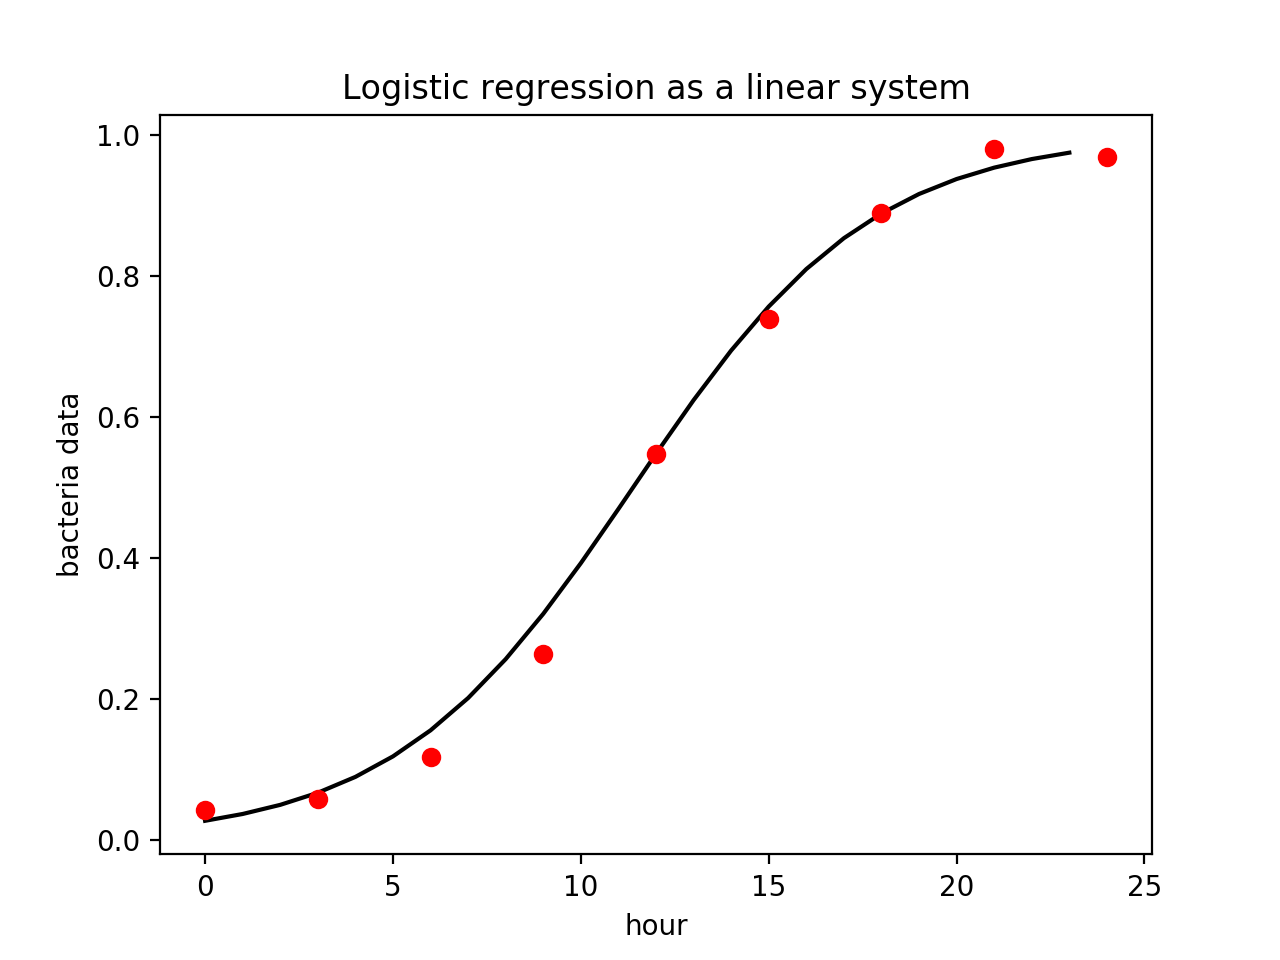

Source code (Python):
import csv
from pylab import *

def aslinearfit(X, Y):
    W = dot(dot(inv(dot(X.T, X)),X.T), Y)
    return W

def sigmoid(x):
    return 1 / (1 + exp(-x))

def main():
    rfile = './bacteria_data.csv'
    csvfile = open(rfile, 'rb')
    data = csv.reader(csvfile, delimiter = ',')
    X = []
    Y = []
    for i, row in enumerate(data):
        X.append(float(row[0]))
        Y.append(float(row[1]))
    X = array(X)
    Y = array(Y)
    X1 = X[:]
    Y1 = Y[:]
    one = ones(len(X))
    X = column_stack((one,X))
    Y = Y.T
    Y = log(Y/(1-Y))
    w = aslinearfit(X,Y)

    it = np.arange(0, 24)
    plt.ylabel('bacteria data')
    plt.xlabel('hour')
    plt.title('Logistic regression as a linear system')
    g = sigmoid(w[1] * it + w[0])
    plt.plot(it, g, 'k')
    plt.plot(X1, Y1, 'ro')
    plt.show()
    plt.close()
main()
